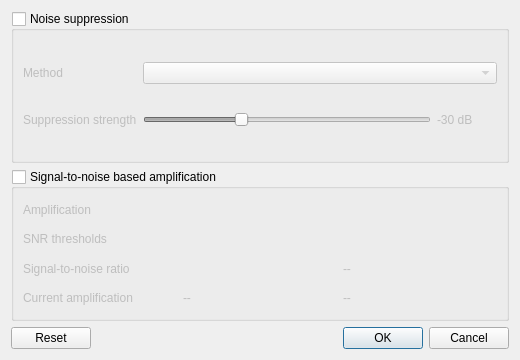
<?xml version="1.0" encoding="UTF-8"?>
<ui version="4.0">
 <class>UserLocalAudioDialog</class>
 <widget class="QDialog" name="UserLocalAudioDialog">
  <property name="geometry">
   <rect>
    <x>0</x>
    <y>0</y>
    <width>520</width>
    <height>360</height>
   </rect>
  </property>
  <property name="minimumSize">
   <size>
    <width>520</width>
    <height>0</height>
   </size>
  </property>
  <layout class="QVBoxLayout" name="verticalLayout">
   <item>
    <widget class="QGroupBox" name="qgbSuppress">
     <property name="title">
      <string>Noise suppression</string>
     </property>
     <property name="toolTip">
      <string>Denoise this user's audio locally during playback</string>
     </property>
     <property name="whatsThis">
      <string>&lt;b&gt;Local noise suppression&lt;/b&gt;&lt;br /&gt;Applies a noise suppression algorithm to this user's stream on your machine only, after it has been received. It does not change their client or what anyone else hears, and it never affects the audio you transmit.</string>
     </property>
     <property name="checkable">
      <bool>true</bool>
     </property>
     <property name="checked">
      <bool>false</bool>
     </property>
     <layout class="QGridLayout" name="gridSuppress">
      <item row="0" column="0">
       <widget class="QLabel" name="qliMethod">
        <property name="text">
         <string>Method</string>
        </property>
        <property name="buddy">
         <cstring>qcbMethod</cstring>
        </property>
       </widget>
      </item>
      <item row="0" column="1" colspan="2">
       <widget class="QComboBox" name="qcbMethod">
        <property name="toolTip">
         <string>Noise suppression method used for this user, independent of your own transmission settings</string>
        </property>
       </widget>
      </item>
      <item row="1" column="0">
       <widget class="QLabel" name="qliSpeexStrength">
        <property name="text">
         <string>Suppression strength</string>
        </property>
        <property name="buddy">
         <cstring>qsSpeexStrength</cstring>
        </property>
       </widget>
      </item>
      <item row="1" column="1">
       <widget class="QSlider" name="qsSpeexStrength">
        <property name="toolTip">
         <string>Maximum attenuation of the noise in dB</string>
        </property>
        <property name="minimum">
         <number>15</number>
        </property>
        <property name="maximum">
         <number>60</number>
        </property>
        <property name="value">
         <number>30</number>
        </property>
        <property name="orientation">
         <enum>Qt::Orientation::Horizontal</enum>
        </property>
       </widget>
      </item>
      <item row="1" column="2">
       <widget class="QLabel" name="qlSpeexStrength">
        <property name="minimumSize">
         <size>
          <width>60</width>
          <height>0</height>
         </size>
        </property>
        <property name="text">
         <string notr="true">-30 dB</string>
        </property>
       </widget>
      </item>
     </layout>
    </widget>
   </item>
   <item>
    <widget class="QGroupBox" name="qgbAmp">
     <property name="title">
      <string>Signal-to-noise based amplification</string>
     </property>
     <property name="toolTip">
      <string>Amplify this user's speech locally, without amplifying their background noise as much</string>
     </property>
     <property name="whatsThis">
      <string>&lt;b&gt;Signal-to-noise based amplification&lt;/b&gt;&lt;br /&gt;Continuously measures the signal-to-noise ratio of the audio received from this user and amplifies the parts detected as signal towards a comfortable level, up to the configured maximum. Noise-only passages are left unamplified, so you can lower this user's local volume and boost their speech back up without boosting their noise. Playback only - your own transmitted audio is never changed.</string>
     </property>
     <property name="checkable">
      <bool>true</bool>
     </property>
     <property name="checked">
      <bool>false</bool>
     </property>
     <layout class="QGridLayout" name="gridAmp">
      <item row="0" column="0">
       <widget class="QLabel" name="qliAmp">
        <property name="text">
         <string>Amplification</string>
        </property>
        <property name="buddy">
         <cstring>qsAmp</cstring>
        </property>
       </widget>
      </item>
      <item row="0" column="1" colspan="2">
       <widget class="MultiSlider" name="qsAmp" native="true">
        <property name="toolTip">
         <string>Base, adaptive and maximum amplification for this user's stream. The base level is always applied, the adaptive level caps the gain while the stream is noise and the maximum level caps it while it is speech. The marker shows the amplification currently applied.</string>
        </property>
       </widget>
      </item>
      <item row="1" column="0">
       <widget class="QLabel" name="qliSnrGate">
        <property name="text">
         <string>SNR thresholds</string>
        </property>
        <property name="buddy">
         <cstring>qsSnr</cstring>
        </property>
       </widget>
      </item>
      <item row="1" column="1" colspan="2">
       <widget class="MultiSlider" name="qsSnr" native="true">
        <property name="toolTip">
         <string>Frame SNR below the silence threshold counts as noise, above the speech threshold as speech; in between the previous classification is kept. The marker shows the live SNR of the received audio.</string>
        </property>
       </widget>
      </item>
      <item row="2" column="0">
       <widget class="QLabel" name="qliSnr">
        <property name="text">
         <string>Signal-to-noise ratio</string>
        </property>
       </widget>
      </item>
      <item row="2" column="1">
       <widget class="AudioBar" name="abSnr" native="true">
        <property name="toolTip">
         <string>Live signal-to-noise ratio of the audio received from this user</string>
        </property>
       </widget>
      </item>
      <item row="2" column="2">
       <widget class="QLabel" name="qlSnr">
        <property name="minimumSize">
         <size>
          <width>60</width>
          <height>0</height>
         </size>
        </property>
        <property name="text">
         <string notr="true">--</string>
        </property>
       </widget>
      </item>
      <item row="3" column="0">
       <widget class="QLabel" name="qliCurrentAmp">
        <property name="text">
         <string>Current amplification</string>
        </property>
       </widget>
      </item>
      <item row="3" column="1">
       <widget class="QLabel" name="qlCurrentAmp">
        <property name="text">
         <string notr="true">--</string>
        </property>
       </widget>
      </item>
      <item row="3" column="2">
       <widget class="QLabel" name="qlAmpDetect">
        <property name="text">
         <string notr="true">--</string>
        </property>
       </widget>
      </item>
     </layout>
    </widget>
   </item>
   <item>
    <widget class="QDialogButtonBox" name="qbbButtons">
     <property name="orientation">
      <enum>Qt::Orientation::Horizontal</enum>
     </property>
     <property name="standardButtons">
      <set>QDialogButtonBox::StandardButton::Cancel|QDialogButtonBox::StandardButton::Ok|QDialogButtonBox::StandardButton::Reset</set>
     </property>
    </widget>
   </item>
  </layout>
 </widget>
 <customwidgets>
  <customwidget>
   <class>AudioBar</class>
   <extends>QWidget</extends>
   <header>AudioStats.h</header>
   <container>1</container>
  </customwidget>
  <customwidget>
   <class>MultiSlider</class>
   <extends>QWidget</extends>
   <header>widgets/MultiSlider.h</header>
   <container>0</container>
  </customwidget>
 </customwidgets>
 <resources/>
 <connections/>
</ui>
